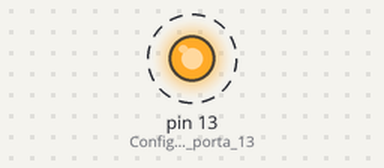
Bench run of a sketch on a simulated Arduino Uno, built with avr-gcc and run on an emulated ATmega328P. Shown: output pins drawn as LEDs (lit = HIGH). Dashed ring = blinking.

Above: at 0.5 s.
Timing chart, 0 to 4.6 s (numbered marks = the images above):
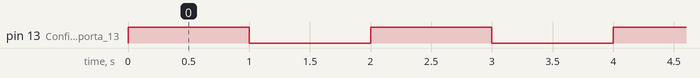

Measured:
- by itself, pin 13 (Configura_a_porta_13): alternates HIGH for 1.0 s and LOW for 1.0 s

The sketch:

blink.ino
```cpp
// No código do arduino existe por padrão a variável LED_BUILTIN como 13
// ela é geralmente usada pra testes simples

void setup()
{
    pinMode(LED_BUILTIN, OUTPUT); // Configura a porta 13(LED_BUILTIN) como saída(OUTPUT)
}

void loop()
{
    digitalWrite(LED_BUILTIN, HIGH); // Liga a energia na porta 13
    delay(1000);                     // Dá um segundo de delay
    digitalWrite(LED_BUILTIN, LOW);  // Desliga a energia na porta 13
    delay(1000);                     // Dá um segundo de delay
}
```
